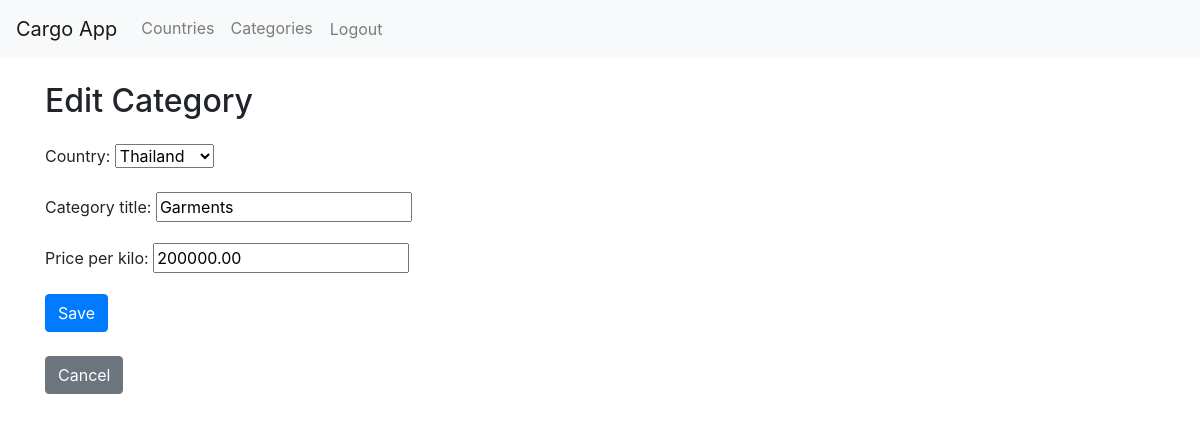
/categories/5/update/ (signed in), run on the app's committed database.
### cargo_app/models.py (models this page shows, shortened)
class Category(models.Model):
    country = models.ForeignKey(Country, on_delete=models.CASCADE)
    category_title = models.CharField(max_length=100)
    price_per_kilo = models.DecimalField(max_digits=10, decimal_places=2)

### cargo_app/views.py (the view)
# urls.py: path('categories/<int:pk>/update/', CategoryUpdateView.as_view(), name='category-update'),
class CategoryUpdateView(LoginRequiredMixin, UpdateView):
    model = Category
    template_name = 'category_form.html'
    form_class = CategoryForm
    success_url = reverse_lazy('cargo_app:category-list')

### cargo_app/forms.py
class CategoryForm(forms.ModelForm):
    class Meta:
        model = Category
        fields = ['country', 'category_title', 'price_per_kilo']

### cargo_app/models.py (called while the page is built)
    def __str__(self):
        return self.country_name

### cargo_app/templates/category_form.html (shortened to what this page needs)
{% extends 'base.html' %}
{% block content %}
<h2 class="mb-4">{% if form.instance.pk %}Edit{% else %}Create{% endif %} Category</h2>
<form method="post" action="" class="mb-4">
    {{ form.as_p }}
    <button type="submit" class="btn btn-primary">Save</button>
</form>
<a href="{% url 'cargo_app:category-list' %}" class="btn btn-secondary">Cancel</a>
{% endblock %}

### data on the page
Category: country "Thailand", category_title "Garments", price_per_kilo "200000.00"
